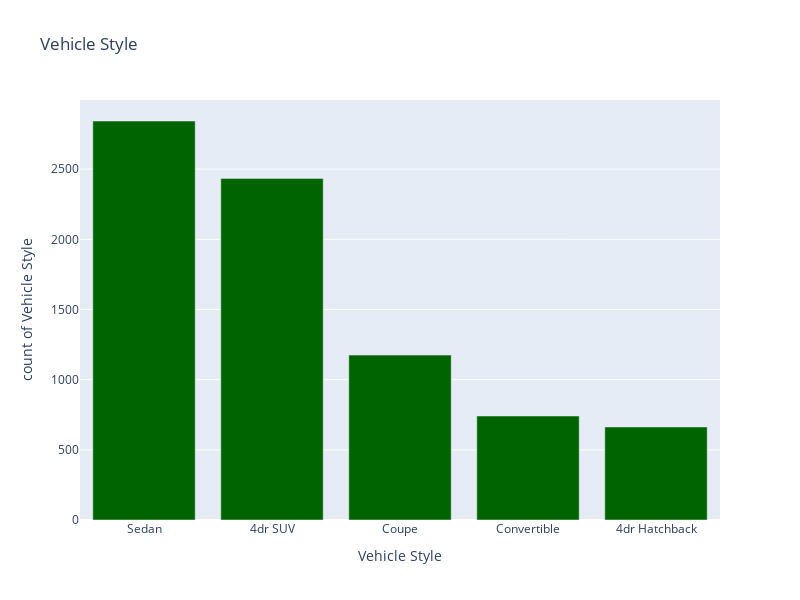

The code cell stored with this chart in its notebook:
### Code cell
value_count(data, 'Vehicle Style')

### Figure 1 — Plotly figure (JSON) as saved in the notebook; plotly's stock layout.template omitted (floating-point values rounded to 4 significant figures)
{"data": [{"alignmentgroup": "True", "hovertemplate": "Vehicle Style=%{x}<br>count of Vehicle Style=%{y}<extra></extra>", "legendgroup": "", "marker": {"color": "darkgreen", "pattern": {"shape": ""}}, "name": "", "offsetgroup": "", "orientation": "v", "showlegend": false, "textposition": "auto", "type": "bar", "x": ["Sedan", "4dr SUV", "Coupe", "Convertible", "4dr Hatchback"], "xaxis": "x", "y": [2843, 2434, 1175, 741, 663], "yaxis": "y"}], "layout": {"barmode": "relative", "height": 600, "legend": {"tracegroupgap": 0}, "title": {"text": "Vehicle Style"}, "width": 800, "xaxis": {"anchor": "y", "domain": [0, 1], "title": {"text": "Vehicle Style"}}, "yaxis": {"anchor": "x", "domain": [0, 1], "title": {"text": "count of Vehicle Style"}}}}
